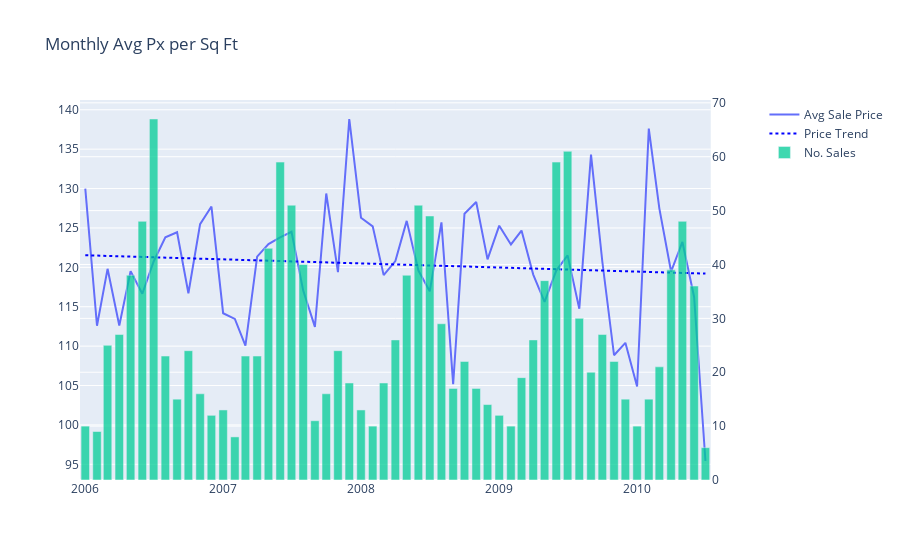

Source (notebook cell):
### Code cell
# What about price per square foot?
house['SalePxSqFt'] = house['SalePrice'] / house['GrLivArea']
mu_sqft = house['SalePxSqFt'].mean()
df = house.groupby('SaleDate')['SalePxSqFt'].agg(['mean', 'count'])
lin = LinearRegression()
x = np.arange((len(df.index))).reshape(-1, 1)
lin.fit(x, df['mean'])
df['trend'] = lin.predict(x)
print(f"Trend is from {df['trend'][0]:.2f} to {df['trend'][-1]:.2f}, a {df['trend'][-1]/df['trend'][0]-1:.2%} change.")

fig2 = make_subplots(specs=[[{"secondary_y": True}]])
fig2.add_trace(go.Scatter(x=df.index, y=df['mean'], name='Avg Sale Price'))
fig2.add_trace(go.Scatter(x=df.index, y=df['trend'], name='Price Trend', line={'color': 'blue', 'dash': 'dot'}))
fig2.add_trace(go.Bar(x=df.index, y=df['count'], name='No. Sales', opacity=0.75), secondary_y=True,)
fig2.update_layout(
    title='Monthly Avg Px per Sq Ft',
    xaxis_title='',
    yaxis_title=''
)
# Px per square foot is basically constant.  The reason outright prices fell is because there were fewer big
# houses selling.
